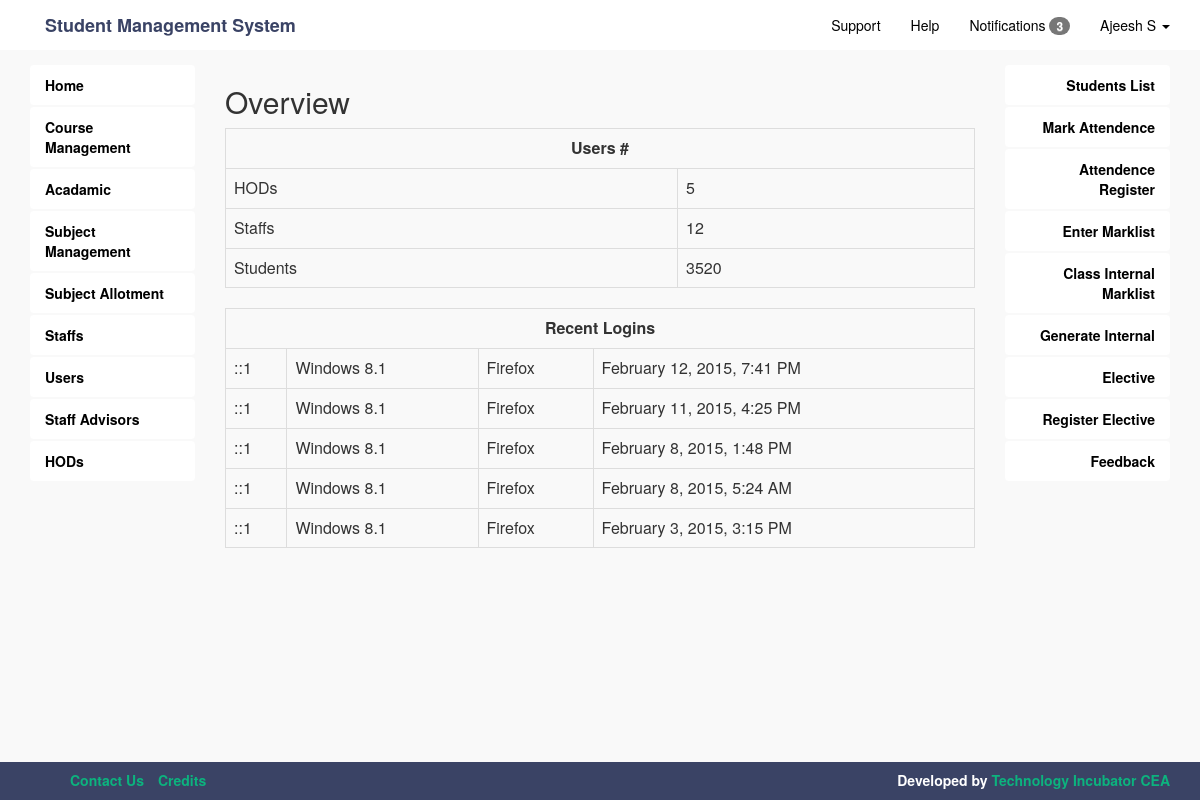
The app's page /dashboard.php (signed in) with its own data.
### tables this page shows
CREATE TABLE IF NOT EXISTS `log_login` (
  `id` int(11) NOT NULL AUTO_INCREMENT,
  `ip` varchar(30) NOT NULL,
  `os` varchar(30) NOT NULL,
  `browser` varchar(30) NOT NULL,
  `userid` varchar(30) NOT NULL,
  `userrole` varchar(20) NOT NULL,
  `timestamp` timestamp NOT NULL DEFAULT CURRENT_TIMESTAMP ON UPDATE CURRENT_TIMESTAMP,
  PRIMARY KEY (`id`)
);

### dashboard_page/recent_logins.php (the view)
<?php
$RecentLogins = mysql_query("SELECT * FROM `log_login` WHERE userid='{$UserAuthData['userid']}' ORDER BY id DESC LIMIT 5");
while($row = mysql_fetch_array($RecentLogins))
{
	$date = strtotime($row['timestamp']);
	$date = date("F j, Y, g:i A",$date);
	echo '<tr>';
         echo '<td>'.$row['ip'].'</td>';
         echo '<td>'.$row['os'].'</td>';
         echo '<td>'.$row['browser'].'</td>';
         echo '<td>'.$date.'</td>';
    echo '</tr>';
}
?>

### header.php (shortened to what this page needs)
<html>
<head>
<link rel="stylesheet" href="css/bootstrap.min.css">
<link rel="stylesheet" href="https://maxcdn.bootstrapcdn.com/bootstrap/3.3.1/css/bootstrap-theme.min.css">
<link href="css/page.css" rel="stylesheet" type="text/css">
<link href="css/docs.css" rel="stylesheet" type="text/css">
</head>
<body>
<header>
  <div class="container-fluid">
    <div class="row-fluid">
      <div class="col-lg-12"> <a class="navbar-brand" href="./">Student Management System</a>
        <ul class="nav navbar-nav navbar-right">
          <li><a href="#">Support</a></li>
          <li><a href="#">Help</a></li>
          <?php
		  if(isset($_SESSION['UserAuthData']))
		  {
			  $UserAuthData = $_SESSION['UserAuthData'];
			  $UserAuthData = unserialize($UserAuthData);
		  ?>
		  <li><a href="#">Notifications <span class="badge">3</span></a></li>
          <li class="dropdown">
           <a href="#" class="dropdown-toggle" data-toggle="dropdown" role="button" aria-expanded="false"><?php echo $UserAuthData['name']; ?> <span class="caret"></span></a>
          </li>
		  <?php }
		  ?>
        </ul>
      </div>
    </div>
  </div>
</header>

### dashboard.php (shortened to what this page needs)
<?php
include_once('header.php');
if(isset($_SESSION['UserAuthData']))
{
	$UserAuthData=$_SESSION['UserAuthData'];
	$UserAuthData = unserialize($UserAuthData);
}
else
 header('Location: logout.php');
if($UserAuthData)
 include_once('dashboard_page/admin_page.php');
else
 {
?>
<?php
 }
include_once('footer.php');
?>

### dashboard_page/admin_page.php (shortened to what this page needs)
<?php
if(isset($_SESSION['UserAuthData']))
{
	$UserAuthData=$_SESSION['UserAuthData'];
	$UserAuthData = unserialize($UserAuthData);
}
else
 header('Location: logout.php');
?>
<div class="container-fluid">
  <div class="row-fluid" id="InnerPage">
    <div class="col-lg-2">
      <ul class="nav nav-pills nav-stacked">
        <li><a href="dashboard.php" id="home">Home</a></li>
        <li><a href="dashboard.php?action=course-management" id="course-management">Course Management</a></li>
        <li><a href="dashboard.php?action=academic-management">Acadamic</a></li>
        <li><a href="dashboard.php?action=subject-management">Subject Management</a></li>
        <li><a href="dashboard.php?action=subject-allotment">Subject Allotment</a></li>
        <li><a href="dashboard.php?action=staff-list">Staffs</a></li>
        <li><a href="dashboard.php?action=user-management">Users</a></li>
        <li><a href="dashboard.php?action=staff-advisors">Staff Advisors</a></li>
        <li><a href="dashboard.php?action=hod">HODs</a></li>
      </ul>
    </div>
    <div class="col-lg-8">
<?php
if(!isset($_GET['action']))
{
?>
      <h2>Overview</h2>
      <table class="table table-bordered tabcenter">
        <tr>
          <td colspan="2" class="text-center"><strong>Users #</strong></td>
        </tr>
        <tr>
          <td>HODs</td>
          <td>5</td>
        </tr>
        <tr>
          <td>Staffs</td>
          <td>12</td>
        </tr>
        <tr>
          <td>Students</td>
          <td>3520</td>
        </tr>
        </table>
        <table class="table table-bordered tabcenter">
        <tr>
          <td colspan="4" class="text-center"><strong>Recent Logins</strong></td>
        </tr>
        <?php include_once('recent_logins.php'); ?>
      </table>
<?php }?>
    </div>
    <div class="col-lg-2">
      <ul class="nav nav-pills nav-stacked text-right">
        <li><a href="dashboard.php?action=student-list">Students List</a></li>
        <li><a href="#">Mark Attendence</a></li>
        <li><a href="#">Attendence Register</a></li>
        <li><a href="#">Enter Marklist</a></li>
        <li><a href="#">Class Internal Marklist</a></li>
        <li><a href="#">Generate Internal</a></li>
        <li><a href="#">Elective</a></li>
        <li><a href="#">Register Elective</a></li>
        <li><a href="dashboard.php?action=feed-back">Feedback</a></li>
      </ul>
    </div>
  </div>
</div>

### footer.php (shortened to what this page needs)
<footer>
  <div class="container-fluid">
    <div class="row-fluid">
      <div class="col-md-6">
        <ul>
          <li><a href="#">Contact Us</a></li>
          <li><a href="#">Credits</a></li>
        </ul>
      </div>
      <div class="col-md-6 text-right copyright">
       Developed by <a href="#">Technology Incubator CEA</a>
      </div>
    </div>
  </div>
</footer>
</html>

### css/page.css (style rules this page uses)
body { background-color:#f9f9f9 !important; }
header { background-color:#FFF !important; width:100%; margin-top:0px; }
.navbar-nav a, .navbar-nav a:link, .navbar-nav a:visited, .navbar-nav a:hover { color: #000; }
a.navbar-brand { font-weight: 600 !important; color: #3a4365 !important; }
#InnerPage { margin-top:15px !important; margin-bottom:15px !important; }
#InnerPage .nav-pills > li > a { background-color:#fff !important; color:#000 !important; font-weight:550; }
footer { position: fixed; width: 100%; background-color: #3a4365; bottom: 0px; margin-bottom: 0px; left: 0px; color:#FFF; font-weight:600; }
.copyright { padding-top:8px; }
footer ul { list-style: none; padding-top:8px; }
footer ul li { display: inline; padding-right: 10px; margin-top:10px !important; }
footer a, footer a:link, footer a:visited, footer a:hover { color:#0cb37e; text-decoration:none; font-weight:600; }

### records on screen
log_login: ip "::1", os "Windows 8.1", browser "Firefox", timestamp "February 12, 2015, 7:41 PM"
log_login: ip "::1", os "Windows 8.1", browser "Firefox", timestamp "February 11, 2015, 4:25 PM"
log_login: ip "::1", os "Windows 8.1", browser "Firefox", timestamp "February 8, 2015, 1:48 PM"
log_login: ip "::1", os "Windows 8.1", browser "Firefox", timestamp "February 8, 2015, 5:24 AM"
log_login: ip "::1", os "Windows 8.1", browser "Firefox", timestamp "February 3, 2015, 3:15 PM"

### other values on screen
$UserAuthData['name'] "Ajeesh S"
